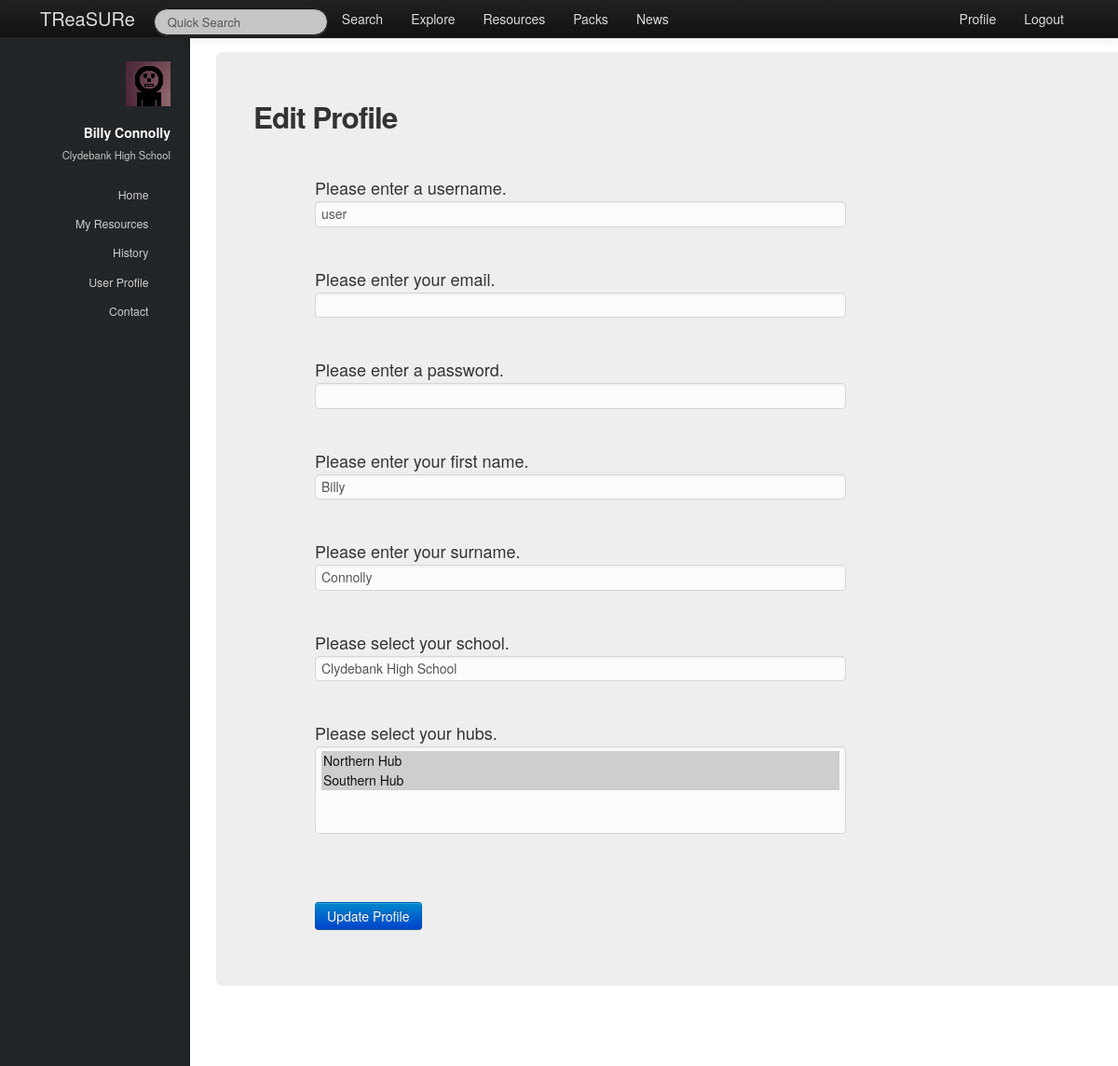
The app's page /treasure/profile/edit/ (signed in) with its own data.
### treasure/models.py (models this page shows, shortened)
class Teacher(models.Model):
    user = models.OneToOneField(User)
    firstname = models.CharField(max_length=128)
    surname = models.CharField(max_length=128)
    school = models.ForeignKey(School, null=True)
    hubs = models.ManyToManyField(Hub, null=True)

class School(models.Model):
    name = models.CharField(max_length=128)
    town = models.CharField(max_length=128)
    address = models.TextField()
    latitude = models.FloatField()
    longitude = models.FloatField()
    def __unicode__(self):
        return self.name

### treasure/views.py (the view)
@login_required
def edit_profile(request):
    context = RequestContext(request)
    context_dict = sidebar(request)
    updated = False
    my_user_record = request.user
    my_teacher_record =  request.user.teacher
    if request.method == 'POST':
        user_form = UserForm(data=request.POST, instance=my_user_record)
        teacher_form = TeacherForm(data=request.POST, instance=my_teacher_record)
        if user_form.is_valid() and teacher_form.is_valid():
            user = user_form.save()
            user.set_password(user.password)
            user.save()
            teacher = teacher_form.save(commit=False)
            teacher.user = user
            teacher.save()
            hubs = teacher_form.cleaned_data['hubs']
            for hub in hubs:
                teacher.hubs.add(hub)
            teacher.save()
            updated = True
        else:
            print "ERROR", user_form.errors, teacher_form.errors
    else:
        user_form = UserForm(instance = my_user_record)
        teacher_form = TeacherForm(instance = my_teacher_record)
    context_dict = sidebar(request)
    context_dict['user_form'] = user_form
    context_dict['teacher_form'] = teacher_form
    context_dict['updated'] = updated
    return render_to_response('treasure/edit_profile.html', context_dict, context)

### treasure/forms.py
class UserForm(forms.ModelForm):
    username = forms.CharField(help_text="Please enter a username.")
    email = forms.CharField(help_text="Please enter your email.")
    password = forms.CharField(widget=forms.PasswordInput(), help_text="Please enter a password.")
    class Meta:
        model = User
        fields = ('username', 'email', 'password')
        exclude = []

class TeacherForm(forms.ModelForm):
    firstname = forms.CharField(max_length=128, help_text="Please enter your first name.")
    surname = forms.CharField(max_length=128, help_text="Please enter your surname.")
    school = forms.ModelChoiceField(queryset=School.objects.all().order_by('name'),
                                                required=False, help_text="Please select your school.")
    hubs = forms.ModelMultipleChoiceField(queryset=Hub.objects.all().order_by('name'),
                                                required=False, help_text="Please select your hubs.")
    class Meta:
        model = Teacher
        fields = ('firstname', 'surname', 'school', 'hubs')
        exclude = []

### treasure/models.py (called while the page is built)
    def __unicode__(self):
        return self.name

### treasure/views.py (called while the page is built)
def sidebar(request):
    context_dict = {}
    try:
        userid = request.user.id
        teacher = Teacher.objects.get(user = userid)
        context_dict['user_firstname'] = teacher.firstname
        context_dict['user_surname'] = teacher.surname
        context_dict['user_school'] = teacher.school
    except Teacher.DoesNotExist:
        context_dict['user_firstname'] = ""
        context_dict['user_surname'] = ""
        context_dict['school'] = ""
    return context_dict

### templates/treasure/edit_profile.html (shortened to what this page needs)
{% extends 'treasure/base.html' %}
{% load static %}
{% block body_block %}
<div class="hero-unit">
    <h2>Edit Profile</h2>
    <br/>
    <div class="container">
        <form class="span6" id="edit_teacher_form" method="post" action="/treasure/profile/edit/" enctype="multipart/form-data">
        	{% if updated %}
            	<h4>Profile Successfuly Updated.</h4>
            	<p><a class="btn btn-primary" href="/treasure/">Return to Treasure</a></p>
        	{% else %}
				{% for field in user_form.visible_fields %}
				    {{ field.help_text }}<br/>
				    {{ field }}<br/>
				{% endfor %}
				{% for field in teacher_form.visible_fields %}
				    {{ field.help_text }}<br/>
				    {{ field }}<br/>
				{% endfor %}
				<br/>
            	<button class="btn btn-primary" type="submit" name="submit">Update Profile</button>
			{% endif %}
        </form>
    </div>
</div>
{% endblock %}

### templates/treasure/base.html (shortened to what this page needs)
<!DOCTYPE html>
{% load static %}
<html>
    <head>
		<link rel="stylesheet" href="http://cdn.datatables.net/1.10.2/css/jquery.dataTables.min.css"></style>
        <link href="{% static 'css/bootstrap-fluid-adj.css' %}" rel="stylesheet">
        <link href="{% static 'sidebar/css/main.css' %}" rel="stylesheet">
        <link href="{% static 'css/bootstrap.min.css' %}" rel="stylesheet" media="screen">
        <link rel="stylesheet" href="http://getbootstrap.com/examples/sticky-footer-navbar/sticky-footer-navbar.css">
        <link href="{% static 'css/bootstrap-responsive.css' %}" rel="stylesheet">
        <link href="{% static 'css/treasure.css' %}" rel="stylesheet">
    </head>
    <body>
        <div class="navbar navbar-inverse navbar-fixed-top">
           <div class="navbar-inner">
               <div class="container">
                   <a class="brand" href="/treasure/">TReaSURe</a>
                   <div class="nav-collapse collapse">
                       <ul class="nav pull-right">
                            {% if user.is_authenticated %}
                                <li><a href="/treasure/profile">Profile</a></li>
                            	<li><a href="/treasure/logout">Logout</a></li>
                            {% else %}
                            	<li><a href="/treasure/login">Login</a></li>
                            	<li><a href="/treasure/register">Register</a></li>
                            {% endif %}
                       </ul>
                       <ul class="nav">
                       {% if user.is_authenticated %}
                           <form class="navbar-search pull-left" action="">
						 		<input class="search-query span2" placeholder="Quick Search" type="text">
						   </form>
                           <li><a href="/treasure/search">Search</a></li>
                           <li><a href="/treasure/explore">Explore</a></li>
                           <li><a href="/treasure/resources">Resources</a></li>
                           <li><a href="/treasure/packs">Packs</a></li>
                       {% endif %}
                           <li><a href="/treasure/about">News</a></li>
                       </ul>
                   </div>
               </div>
           </div>
        </div>
        <div>
				<div id="header">
					<div class="top">
                       {% if user.is_authenticated %}
							<div id="logo">
								<span class="image avatar48"><img src="{% static 'images/avatar.jpg' %}" alt="user avatar" /></span>
								<h1 id="title">{{ user_firstname }} {{ user_surname }}</h1>
								<p>{{ user_school }}</p>
							</div>
	                   {% endif %}
                        <nav id="nav">
							<ul>
								{% if user.is_authenticated %}
									<li><a href="/treasure/" id="home-link" class="skel-layers-ignoreHref"><span>Home</span></a></li>
									<li><a href="/treasure/resources" class="skel-layers-ignoreHref"><span>My Resources</span></a></li>
									<li><a href="/treasure/about" class="skel-layers-ignoreHref"><span>History</span></a></li>
									<li><a href="/treasure/profile" class="skel-layers-ignoreHref"><span>User Profile</span></a></li>
									<li><a href="#contact" class="skel-layers-ignoreHref"><span>Contact</span></a></li>
								{% else %}
									<li><a href="/treasure/login"><span>Login</span></a></li>
									<li><a href="/treasure/register" class="skel-layers-ignoreHref"><span>Register</span></a></li>
								{% endif %}
							</ul>
						</nav>
					</div>
				</div>
			<div id="main">
				<section id="MainPage">
                    <div class="container">
                        {% block body_block%}{% endblock%}
                    </div>
                </section>
            </div>
        </div>
    </body>
</html>

### static/css/treasure.css (style rules this page uses)
a { text-decoration:underline; }
.brand { text-decoration:none; }
form input[type="text"], form input[type="email"], form input[type="password"], form select, form textarea { height: auto !important; }
.hero-unit { padding: 40px; }
.navbar-inverse .brand,.navbar-inverse .nav>li>a { color:#ddd; }
.navbar-inverse .brand { color:#ddd; }
#nav ul li a { color: rgba(207, 207, 207, 1); }
#logo p { color: rgba(198, 198, 198, 1); }

### records on screen
Teacher: firstname "Billy", surname "Connolly", visible_fields "Billy" "Connolly" "Clydebank High School"
School: name "Clydebank High School"

### other values on screen
{{ field.help_text }} "Please enter a username." "Please enter your email." "Please enter a password."
{{ field.help_text }} "Please enter your first name." "Please enter your surname." "Please select your school." "Please select your hubs."
